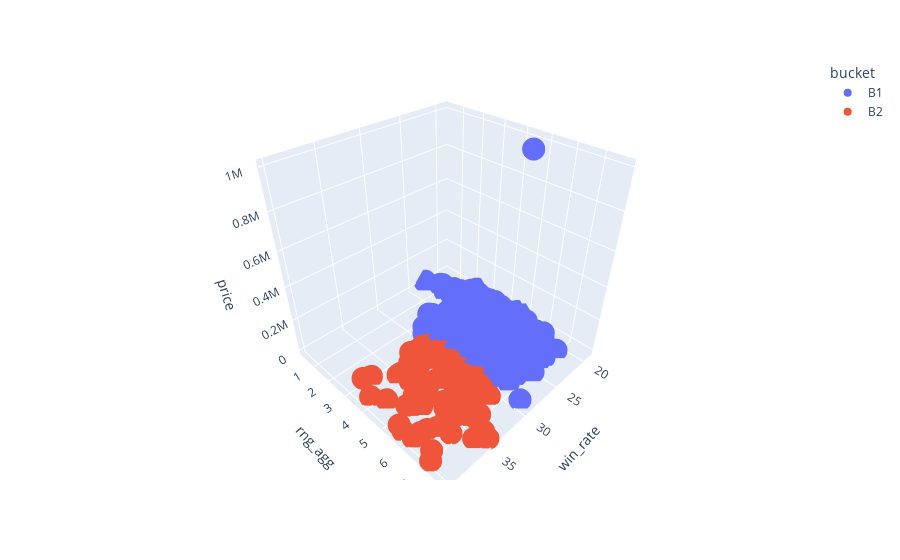

Source (notebook cell):
### Code cell
import plotly.express as px

y = combined['rng_agg']
x = combined['win_rate']
z = combined['price']
fig = px.scatter_3d(combined, x='win_rate', y='rng_agg', z='price', color='bucket')
fig.show()

### Figure 1 — Plotly figure (JSON) as saved in the notebook; plotly's stock layout.template omitted (floating-point values rounded to 4 significant figures; data arrays with more than 128 entries replaced by an {"elided": "..."} marker saying what was removed)
{"data": [{"hovertemplate": "bucket=B1<br>win_rate=%{x}<br>rng_agg=%{y}<br>price=%{z}<extra></extra>", "legendgroup": "B1", "marker": {"color": "#636efa", "symbol": "circle"}, "mode": "markers", "name": "B1", "scene": "scene", "showlegend": true, "type": "scatter3d", "x": {"elided": "542 float values"}, "y": {"elided": "542 float values"}, "z": {"elided": "542 float values"}}, {"hovertemplate": "bucket=B2<br>win_rate=%{x}<br>rng_agg=%{y}<br>price=%{z}<extra></extra>", "legendgroup": "B2", "marker": {"color": "#EF553B", "symbol": "circle"}, "mode": "markers", "name": "B2", "scene": "scene", "showlegend": true, "type": "scatter3d", "x": [39.92, 39.58, 39.41, 39.38, 39.19, 39.16, 38.57, 38.45, 38.32, 37.93, 37.5, 37.5, 37.4, 37.26, 37.15, 36.84, 36.75, 36.48, 36.11, 36.09, 35.67, 35.48, 35.42, 35.16, 35.15, 35.07, 34.78, 34.76, 34.69, 34.62, 34.61, 34.55, 34.5, 34.38, 33.92, 33.88, 33.51, 33.33, 33.33, 33.33, 33.33, 33.23, 32.44, 32.36, 32.31, 32.26, 32.26, 32.25, 32.19, 32.15, 32.1, 32.08, 31.97, 31.92, 31.9, 31.74, 31.51, 31.51, 31.39, 31.38, 31.36, 31.29, 31.24, 31.1, 31.03, 31.01, 30.97, 30.84, 30.77, 30.72, 30.61, 30.61, 30.6, 30.56, 30.56, 30.37, 30.34, 30.3, 30.28, 30.24, 30.19, 30.05], "y": [7.09, 5.67, 6.09, 5.4, 3.81, 6.85, 6.11, 3.06, 4.3, 6.17, 5.01, 3.08, 5, 5.12, 6.34, 5.13, 6.84, 5.35, 4.83, 6.35, 7.47, 3.71, 5.21, 3.71, 4.24, 5.96, 7.79, 4.01, 4.03, 4.92, 6.64, 5.74, 7.52, 5.88, 7.08, 4.76, 3.55, 6.97, 4.85, 4, 5.78, 6.19, 3.17, 5.44, 3.84, 3.58, 6.34, 4.83, 4.96, 3.9, 3.9, 5.38, 5.03, 3.51, 5.45, 3.27, 5.12, 5.08, 6.36, 6.15, 5.18, 3.36, 4.5, 5.88, 6.68, 3.24, 4.14, 5.28, 5.31, 6.21, 6.04, 3.96, 5.56, 4.92, 4.92, 3.82, 5.1, 3.37, 4.52, 4.29, 5.79, 3.97], "z": [3500, 1695, 1499, 1399, 1499, 3000, 2000, 19999, 1195, 1399, 8700, 1100, 969, 1040, 1600, 1150, 5700, 1000, 1800, 1148, 1250, 843, 1800, 1000, 1020, 1000, 3000, 949, 1399, 1350, 1388, 1050, 4199, 2600, 999, 996, 938, 825, 900, 25000, 950, 929, 945, 830, 945, 1465, 2300, 1250, 2000, 20000, 1529, 1500, 840, 650, 949, 1498, 1389, 2500, 939, 899, 1490, 1000, 19999, 999, 939, 999, 12999, 865, 1250, 875, 1468, 1500, 869, 1150, 2000, 1050, 1739, 1049, 865, 6350, 4444.0, 1200]}], "layout": {"legend": {"title": {"text": "bucket"}, "tracegroupgap": 0}, "margin": {"t": 60}, "scene": {"domain": {"x": [0, 1], "y": [0, 1]}, "xaxis": {"title": {"text": "win_rate"}}, "yaxis": {"title": {"text": "rng_agg"}}, "zaxis": {"title": {"text": "price"}}}}}
